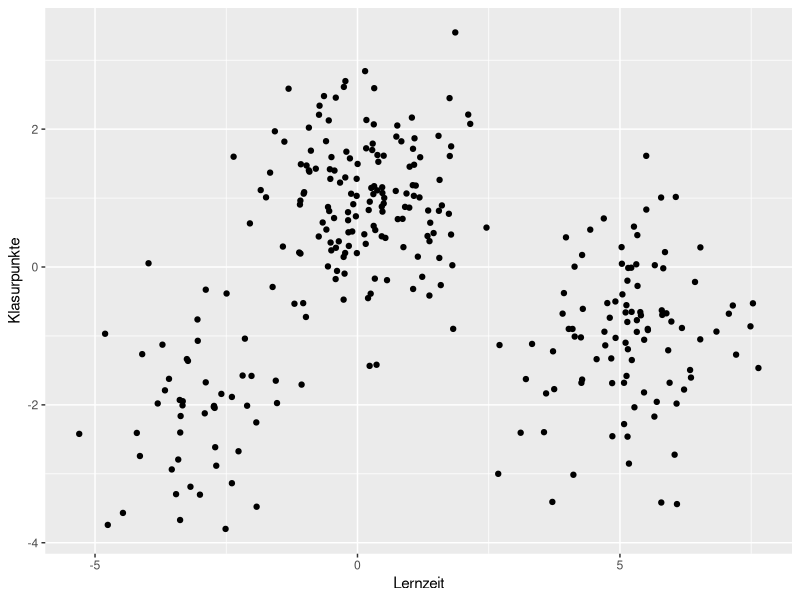
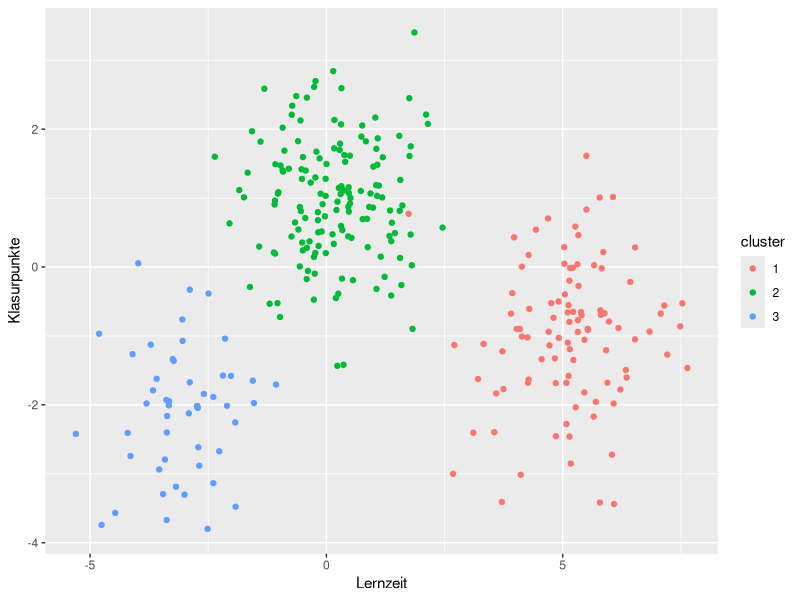
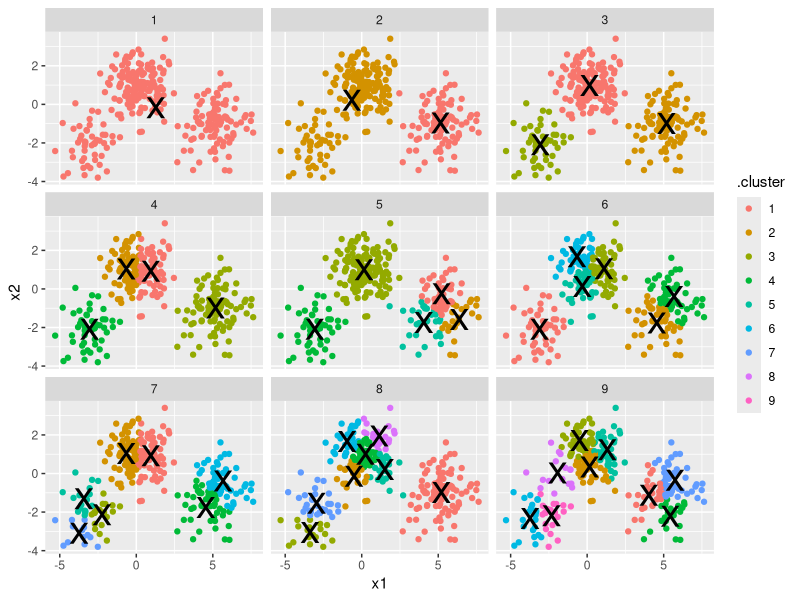
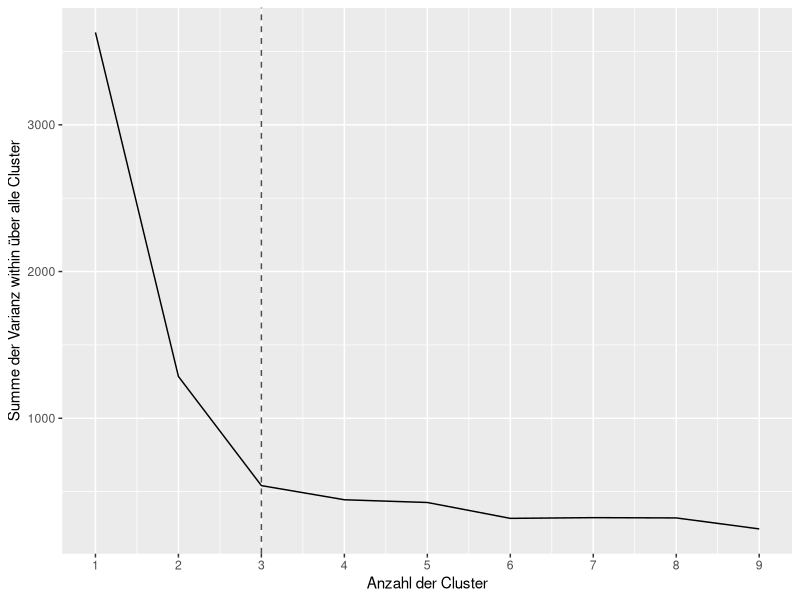

Recreate these plots in R, in order. (Note: this script raises an error after producing the figures.)
## ---- chunk 1
set.seed(1014)
options(digits = 3)

knitr::opts_chunk$set(
  comment = "#>",
  message = FALSE,
  warning = FALSE,
  collapse = TRUE,
  cache = TRUE,
  out.width = "70%",
  fig.align = 'center',
  fig.width = 6,
  fig.asp = 0.618,  # 1 / phi
  fig.show = "hold"
)

options(dplyr.print_min = 6, dplyr.print_max = 6)
## ---- chunk 2
library(tidyverse)
library(cluster)
## ---- chunk 3


set.seed(2014)
centers <- data.frame(cluster=factor(1:3), size=c(100, 150, 50), x1=c(5, 0, -3), x2=c(-1, 1, -2))
points <- centers %>% group_by(cluster) %>%
    do(data.frame(x1=rnorm(.$size[1], .$x1[1]),
                  x2=rnorm(.$size[1], .$x2[1])))

library(ggplot2)
p1 <- ggplot(points, aes(x1, x2)) + geom_point() +
  xlab("Lernzeit") + ylab("Klasurpunkte")

p2 <- ggplot(points, aes(x1, x2, color=cluster)) + geom_point() +
  xlab("Lernzeit") + ylab("Klasurpunkte")
## ---- chunk 4
p1
## ---- chunk 5
p2
## ---- chunk 6

library(tidyr)
library(broom)

points.matrix <- cbind(x1 = points$x1, x2 = points$x2)
kclust <- kmeans(points.matrix, 3)
kclusts <- data.frame(k=1:9) %>% group_by(k) %>% do(kclust=kmeans(points.matrix, .$k))

clusters <- kclusts %>% group_by(k) %>% do(tidy(.$kclust[[1]]))
assignments <- kclusts %>% group_by(k) %>% do(augment(.$kclust[[1]], points.matrix))
clusterings <- kclusts %>% group_by(k) %>% do(glance(.$kclust[[1]]))

p3 <- ggplot(assignments, aes(x1, x2)) + geom_point(aes(color=.cluster)) + facet_wrap(~ k)


p4 <- p3 + geom_point(data=clusters, size=10, shape="x")
p4
## ---- chunk 7
ggplot(clusterings, aes(k, tot.withinss)) + geom_line() + geom_vline(xintercept = 3, linetype = "dashed", color = "grey30") +
  xlab("Anzahl der Cluster") +
  ylab("Summe der Varianz within über alle Cluster") +
  scale_x_continuous(breaks = 1:9)

## ---- chunk 8

knitr::include_graphics("images/cluster/distanz_crop.df")
## ---- chunk 9

knitr::include_graphics("images/cluster/pythagoras2_crop.pdf")
## ---- chunk 10

knitr::include_graphics("images/cluster/pythagoras_crop.pdf")
## ---- chunk 11
profs <- data_frame(
  film1 = c(9, 1, 8),
  film2 = c(8, 2, 7),
  film3 = c(1, 8, 3),
  film4 = c(2, 3, 2),
  film5 = c(7, 2, 6)
)


## ---- chunk 12
dist(profs)
## ---- chunk 13
segment <- read.csv2("data/segment.csv")
## ---- chunk 14
glimpse(segment)
## ---- chunk 15
dist(head(segment))
## ---- chunk 16
daisy(head(segment))
## ---- chunk 17
segment.num <- segment %>%
  mutate(Frau = Geschlecht == "Frau") %>%
  mutate(Eigenheim = Eigenheim =="Ja") %>%
  mutate(Mitgliedschaft = Mitgliedschaft == "Ja") %>%
  dplyr::select(-Geschlecht, -Segment)
## ---- chunk 18
set.seed(1896)

seg.k <- kmeans(segment.num, centers = 4, nstart = 10)
seg.k
## ---- chunk 19
clusplot(segment.num, seg.k$cluster, 
         color = TRUE, shade = TRUE, labels = 4)
